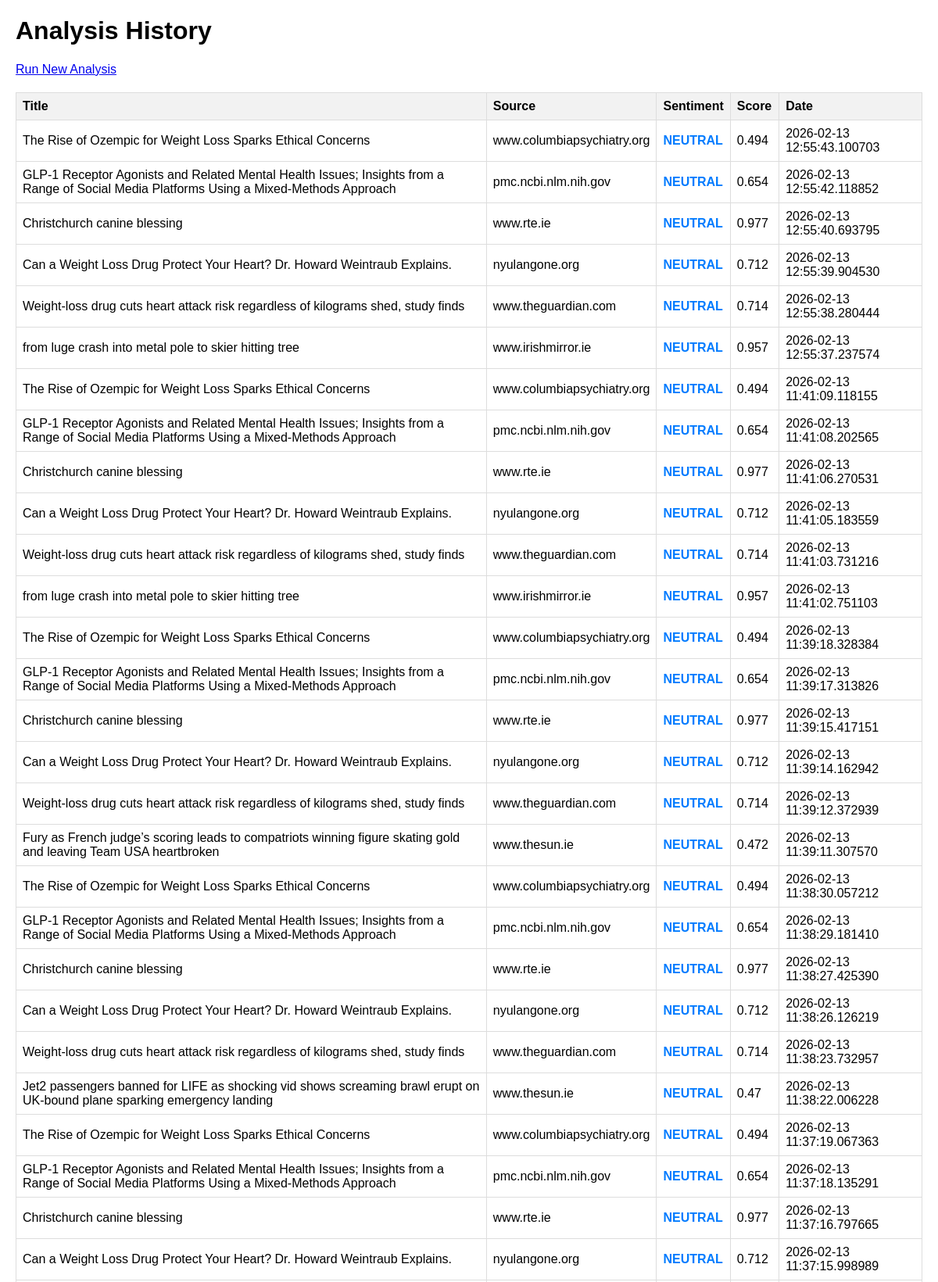
The app's page /history (upper part) with its own data.
### news_demo.py (models this page shows)
class AnalysisResult(db.Model):
    id = db.Column(db.Integer, primary_key=True)
    article_id = db.Column(db.Integer, db.ForeignKey("article.id"), nullable=False)
    sentiment_label = db.Column(db.String(20))
    sentiment_score = db.Column(db.Float)
    created_at = db.Column(db.DateTime, default=datetime.utcnow)
    article = db.relationship("Article", backref=db.backref("analyses", lazy=True))

class Article(db.Model):
    id = db.Column(db.Integer, primary_key=True)
    url = db.Column(db.String(500), unique=True, nullable=False)
    title = db.Column(db.String(300))
    source = db.Column(db.String(200))
    text = db.Column(db.Text)
    created_at = db.Column(db.DateTime, default=datetime.utcnow)

### news_demo.py (the view)
@app.route("/history")
def history():
    results = AnalysisResult.query.order_by(
        AnalysisResult.created_at.desc()
    ).all()
    return render_template("history.html", results=results)

### templates/history.html (shortened to what this page needs)
<!DOCTYPE html>
<html lang="en">
<head>
</head>
<body>
    <h1>Analysis History</h1>
    <p><a href="/">Run New Analysis</a></p>
    <table>
        <thead>
            <tr>
                <th>Title</th>
                <th>Source</th>
                <th>Sentiment</th>
                <th>Score</th>
                <th>Date</th>
            </tr>
        </thead>
        <tbody>
        {% for item in results %}
            <tr>
                <td>{{ item.article.title }}</td>
                <td>{{ item.article.source }}</td>
                <td class="{{ item.sentiment_label }}">{{ item.sentiment_label }}</td>
                <td>{{ item.sentiment_score|round(3) }}</td>
                <td>{{ item.created_at }}</td>
            </tr>
        {% endfor %}
        </tbody>
    </table>
</body>
</html>

### templates/history.html (style rules this page uses)
body { font-family: Arial, sans-serif; margin: 20px; }
table { width: 100%; border-collapse: collapse; margin-top: 20px; }
th, td { border: 1px solid #ddd; padding: 8px; text-align: left; }
th { background-color: #f2f2f2; }
.neutral { color: #007bff; font-weight: bold; text-transform: uppercase; }

### records on screen
AnalysisResult: article "The Rise of Ozempic for Weight Loss Sparks Ethical Concerns", article.source "www.columbiapsychiatry.org", sentiment_label "NEUTRAL", sentiment_score "0.494", created_at "2026-02-13 12:55:43.100703"
AnalysisResult: article "GLP-1 Receptor Agonists and Related Mental Health Issues; Insights from a Range of Social Media Platforms Using a Mixed-Methods Approach", article.source "pmc.ncbi.nlm.nih.gov", sentiment_label "NEUTRAL", sentiment_score "0.654", created_at "2026-02-13 12:55:42.118852"
AnalysisResult: article "Christchurch canine blessing", article.source "www.rte.ie", sentiment_label "NEUTRAL", sentiment_score "0.977", created_at "2026-02-13 12:55:40.693795"
AnalysisResult: article "Can a Weight Loss Drug Protect Your Heart? Dr. Howard Weintraub Explains.", article.source "nyulangone.org", sentiment_label "NEUTRAL", sentiment_score "0.712", created_at "2026-02-13 12:55:39.904530"
AnalysisResult: article "Weight-loss drug cuts heart attack risk regardless of kilograms shed, study finds", article.source "www.theguardian.com", sentiment_label "NEUTRAL", sentiment_score "0.714", created_at "2026-02-13 12:55:38.280444"
AnalysisResult: article "from luge crash into metal pole to skier hitting tree", article.source "www.irishmirror.ie", sentiment_label "NEUTRAL", sentiment_score "0.957", created_at "2026-02-13 12:55:37.237574"
AnalysisResult: article "The Rise of Ozempic for Weight Loss Sparks Ethical Concerns", article.source "www.columbiapsychiatry.org", sentiment_label "NEUTRAL", sentiment_score "0.494", created_at "2026-02-13 11:41:09.118155"
AnalysisResult: article "GLP-1 Receptor Agonists and Related Mental Health Issues; Insights from a Range of Social Media Platforms Using a Mixed-Methods Approach", article.source "pmc.ncbi.nlm.nih.gov", sentiment_label "NEUTRAL", sentiment_score "0.654", created_at "2026-02-13 11:41:08.202565"
AnalysisResult: article "Christchurch canine blessing", article.source "www.rte.ie", sentiment_label "NEUTRAL", sentiment_score "0.977", created_at "2026-02-13 11:41:06.270531"
AnalysisResult: article "Can a Weight Loss Drug Protect Your Heart? Dr. Howard Weintraub Explains.", article.source "nyulangone.org", sentiment_label "NEUTRAL", sentiment_score "0.712", created_at "2026-02-13 11:41:05.183559"
AnalysisResult: article "Weight-loss drug cuts heart attack risk regardless of kilograms shed, study finds", article.source "www.theguardian.com", sentiment_label "NEUTRAL", sentiment_score "0.714", created_at "2026-02-13 11:41:03.731216"
AnalysisResult: article "from luge crash into metal pole to skier hitting tree", article.source "www.irishmirror.ie", sentiment_label "NEUTRAL", sentiment_score "0.957", created_at "2026-02-13 11:41:02.751103"
AnalysisResult: article "The Rise of Ozempic for Weight Loss Sparks Ethical Concerns", article.source "www.columbiapsychiatry.org", sentiment_label "NEUTRAL", sentiment_score "0.494", created_at "2026-02-13 11:39:18.328384"
AnalysisResult: article "GLP-1 Receptor Agonists and Related Mental Health Issues; Insights from a Range of Social Media Platforms Using a Mixed-Methods Approach", article.source "pmc.ncbi.nlm.nih.gov", sentiment_label "NEUTRAL", sentiment_score "0.654", created_at "2026-02-13 11:39:17.313826"
AnalysisResult: article "Christchurch canine blessing", article.source "www.rte.ie", sentiment_label "NEUTRAL", sentiment_score "0.977", created_at "2026-02-13 11:39:15.417151"
AnalysisResult: article "Can a Weight Loss Drug Protect Your Heart? Dr. Howard Weintraub Explains.", article.source "nyulangone.org", sentiment_label "NEUTRAL", sentiment_score "0.712", created_at "2026-02-13 11:39:14.162942"
AnalysisResult: article "Weight-loss drug cuts heart attack risk regardless of kilograms shed, study finds", article.source "www.theguardian.com", sentiment_label "NEUTRAL", sentiment_score "0.714", created_at "2026-02-13 11:39:12.372939"
AnalysisResult: article "Fury as French judge’s scoring leads to compatriots winning figure skating gold and leaving Team USA heartbroken", article.source "www.thesun.ie", sentiment_label "NEUTRAL", sentiment_score "0.472", created_at "2026-02-13 11:39:11.307570"
AnalysisResult: article "The Rise of Ozempic for Weight Loss Sparks Ethical Concerns", article.source "www.columbiapsychiatry.org", sentiment_label "NEUTRAL", sentiment_score "0.494", created_at "2026-02-13 11:38:30.057212"
AnalysisResult: article "GLP-1 Receptor Agonists and Related Mental Health Issues; Insights from a Range of Social Media Platforms Using a Mixed-Methods Approach", article.source "pmc.ncbi.nlm.nih.gov", sentiment_label "NEUTRAL", sentiment_score "0.654", created_at "2026-02-13 11:38:29.181410"
AnalysisResult: article "Christchurch canine blessing", article.source "www.rte.ie", sentiment_label "NEUTRAL", sentiment_score "0.977", created_at "2026-02-13 11:38:27.425390"
AnalysisResult: article "Can a Weight Loss Drug Protect Your Heart? Dr. Howard Weintraub Explains.", article.source "nyulangone.org", sentiment_label "NEUTRAL", sentiment_score "0.712", created_at "2026-02-13 11:38:26.126219"
AnalysisResult: article "Weight-loss drug cuts heart attack risk regardless of kilograms shed, study finds", article.source "www.theguardian.com", sentiment_label "NEUTRAL", sentiment_score "0.714", created_at "2026-02-13 11:38:23.732957"
AnalysisResult: article "Jet2 passengers banned for LIFE as shocking vid shows screaming brawl erupt on UK-bound plane sparking emergency landing", article.source "www.thesun.ie", sentiment_label "NEUTRAL", sentiment_score "0.47", created_at "2026-02-13 11:38:22.006228"
AnalysisResult: article "The Rise of Ozempic for Weight Loss Sparks Ethical Concerns", article.source "www.columbiapsychiatry.org", sentiment_label "NEUTRAL", sentiment_score "0.494", created_at "2026-02-13 11:37:19.067363"
AnalysisResult: article "GLP-1 Receptor Agonists and Related Mental Health Issues; Insights from a Range of Social Media Platforms Using a Mixed-Methods Approach", article.source "pmc.ncbi.nlm.nih.gov", sentiment_label "NEUTRAL", sentiment_score "0.654", created_at "2026-02-13 11:37:18.135291"
AnalysisResult: article "Christchurch canine blessing", article.source "www.rte.ie", sentiment_label "NEUTRAL", sentiment_score "0.977", created_at "2026-02-13 11:37:16.797665"
AnalysisResult: article "Can a Weight Loss Drug Protect Your Heart? Dr. Howard Weintraub Explains.", article.source "nyulangone.org", sentiment_label "NEUTRAL", sentiment_score "0.712", created_at "2026-02-13 11:37:15.998989"
